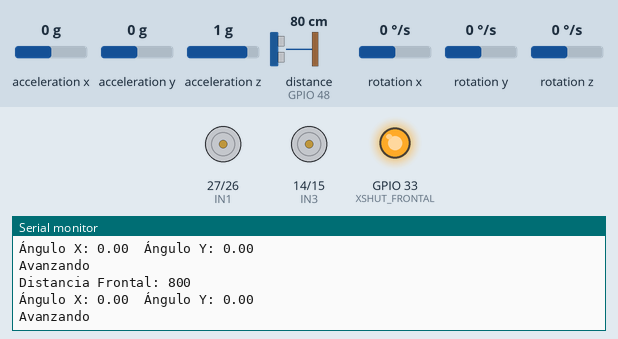
A sketch run on a simulated ESP32. Parts: motor-driver pin pairs drawn as motors (green arrow = first pin HIGH = forward, orange = second pin HIGH = backward, longer = more drive, scaled by the enable pin), output pins drawn as LEDs (lit = HIGH), the last lines printed to the serial monitor. The inputs (shaded band) are chosen by the test bench; at power-on: distance to the obstacle (sensor on GPIO 48) 80 cm, rotation z 0 °/s, acceleration x 0 g, acceleration y 0 g, acceleration z 1 g, rotation x 0 °/s, rotation y 0 °/s.

Above: at 4.2 s.
4.3 s: distance to the obstacle (sensor on GPIO 48) set to 12 cm
At 5.1 s:
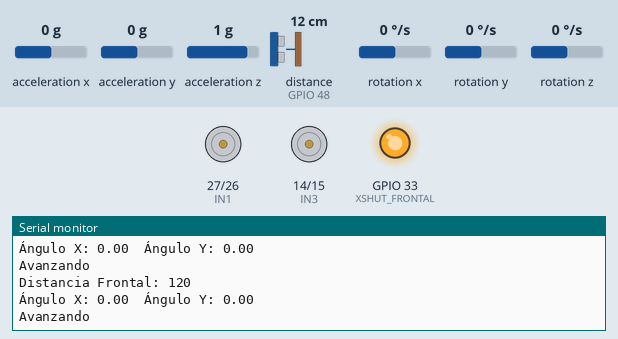
5.8 s: distance to the obstacle (sensor on GPIO 48) set to 9 cm
At 6.9 s:
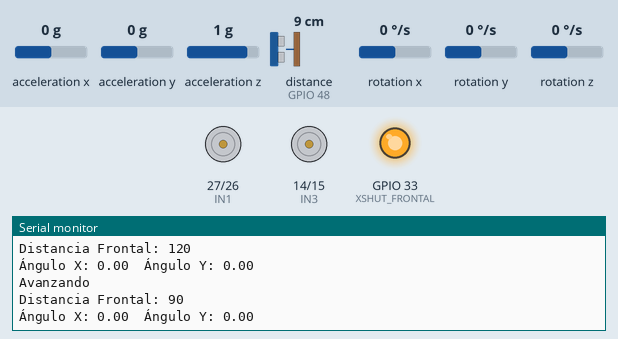
7.7 s: rotation z set to -25 °/s
10.8 s: rotation z set to -31 °/s
At 12.6 s:
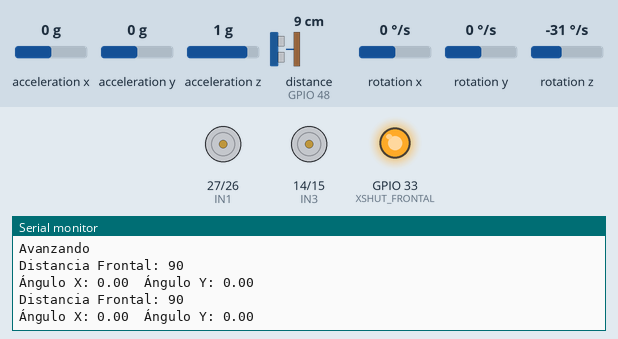
12.7 s: rotation z set to -25 °/s
15.8 s: rotation z set to -22 °/s
Timing chart, 0 to 18.8 s (numbered marks = the images above; inputs shaded):
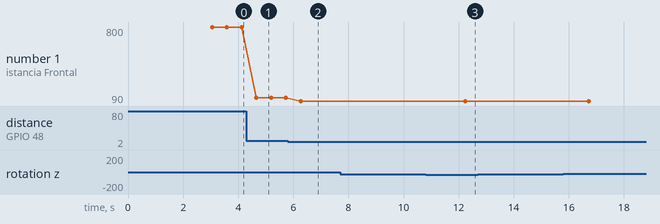

The sketch:

pruebaMotores.ino
```cpp
#include <Wire.h>
#include "Adafruit_VL53L0X.h"
#include <MPU6050_tockn.h>

// Instancias de los sensores
Adafruit_VL53L0X sensor_frontal = Adafruit_VL53L0X();
MPU6050 mpu6050(Wire);

// Pines del puente H L298N
#define ENA 25  // PWM Motor A
#define IN1 27  // Dirección Motor A
#define IN2 26  // Dirección Motor A
#define ENB 32  // PWM Motor B
#define IN3 14  // Dirección Motor B
#define IN4 15  // Dirección Motor B

// Pines de control de encendido del sensor
#define XSHUT_FRONTAL 33

// Potencia del motor (0-255)
int potencia = 200;

// Variables del filtro complementario
float angleX = 0, angleY = 0;
float alpha = 0.98;  // Constante de mezcla del filtro
long timer = 0;

void setup() {
    Serial.begin(115200);
    Wire.begin();

    // Inicializar el sensor VL53L0X
    pinMode(XSHUT_FRONTAL, OUTPUT);
    digitalWrite(XSHUT_FRONTAL, LOW);
    delay(10);
    digitalWrite(XSHUT_FRONTAL, HIGH);
    delay(10);
    if (!sensor_frontal.begin(0x30)) {
        Serial.println("Error al iniciar el sensor frontal");
    }

    // Configurar pines del motor
    pinMode(ENA, OUTPUT);
    pinMode(IN1, OUTPUT);
    pinMode(IN2, OUTPUT);
    pinMode(ENB, OUTPUT);
    pinMode(IN3, OUTPUT);
    pinMode(IN4, OUTPUT);

    // Inicializar MPU6050
    mpu6050.begin();
    mpu6050.calcGyroOffsets(true);
}

void loop() {
    mpu6050.update();
    actualizarAngulo();  // Aplica el filtro complementario

    int distancia_frontal = Medir_VL53L0X(sensor_frontal);

    Serial.print("Distancia Frontal: "); Serial.println(distancia_frontal);
    Serial.print("Ángulo X: "); Serial.print(angleX);
    Serial.print("\tÁngulo Y: "); Serial.println(angleY);

    if (distancia_frontal > 100) {
        adelante();
        Serial.println("Avanzando");
    } else {
        girar90('D');  // Gira 90° a la derecha si hay obstáculo
        delay(500);
    }
    delay(500);
}

// Función de medición con VL53L0X
float Medir_VL53L0X(Adafruit_VL53L0X &sensor) {
    VL53L0X_RangingMeasurementData_t medida;
    sensor.rangingTest(&medida, false);
    return (medida.RangeStatus != 4) ? medida.RangeMilliMeter : 9999;
}

// Función para actualizar el ángulo con filtro complementario
void actualizarAngulo() {
    float dt = (millis() - timer) / 1000.0;  // Delta tiempo en segundos
    timer = millis();

    float accAngleX = mpu6050.getAccAngleX();
    float accAngleY = mpu6050.getAccAngleY();
    float gyroX = mpu6050.getGyroX();
    float gyroY = mpu6050.getGyroY();

    // Aplicar filtro complementario
    angleX = alpha * (angleX + gyroX * dt) + (1 - alpha) * accAngleX;
    angleY = alpha * (angleY + gyroY * dt) + (1 - alpha) * accAngleY;
}

// Función para girar 90° en la dirección especificada ('D' = derecha, 'I' = izquierda)
void girar90(char direccion) {
    float anguloInicial = angleZ();

    if (direccion == 'D') {
        derecha();
        while (fabs(angleZ() - anguloInicial) < 90) {
            mpu6050.update();
            actualizarAngulo();
        }
    } else if (direccion == 'I') {
        izquierda();
        while (fabs(angleZ() - anguloInicial) < 90) {
            mpu6050.update();
            actualizarAngulo();
        }
    }

    detener();
}

// Funciones de movimiento
void adelante() {
    setMotor(ENA, IN1, IN2, potencia, HIGH, LOW);
    setMotor(ENB, IN3, IN4, potencia, HIGH, LOW);
}

void atras() {
    setMotor(ENA, IN1, IN2, potencia, LOW, HIGH);
    setMotor(ENB, IN3, IN4, potencia, LOW, HIGH);
}

void izquierda() {
    setMotor(ENA, IN1, IN2, potencia, LOW, HIGH);
    setMotor(ENB, IN3, IN4, potencia, HIGH, LOW);
}

void derecha() {
    setMotor(ENA, IN1, IN2, potencia, HIGH, LOW);
    setMotor(ENB, IN3, IN4, potencia, LOW, HIGH);
}

void detener() {
    setMotor(ENA, IN1, IN2, 0, LOW, LOW);
    setMotor(ENB, IN3, IN4, 0, LOW, LOW);
}

// Función para manejar los motores en ESP32
void setMotor(int pwmPin, int dirPin1, int dirPin2, int speed, int dir1, int dir2) {
    digitalWrite(dirPin1, dir1);
    digitalWrite(dirPin2, dir2);
    ledcWrite(pwmPin, speed);
}

// Función para obtener el ángulo Z del MPU6050
float angleZ() {
    return mpu6050.getAngleZ();
}
```

Measured:
- the behaviour switches between 11 and 10 cm on distance to the obstacle (sensor on GPIO 48) (found by bisection; images 1 and 2)
- after the input at 4.3 s, the serial monitor: prints a new line after 0.36 s (image 1)
- after the input at 5.8 s, the serial monitor: prints a new line after 0.47 s (image 2)
- plotted number 1: 800 → 120 after the input at 4.3 s, 120 → 90 after the input at 5.8 s
